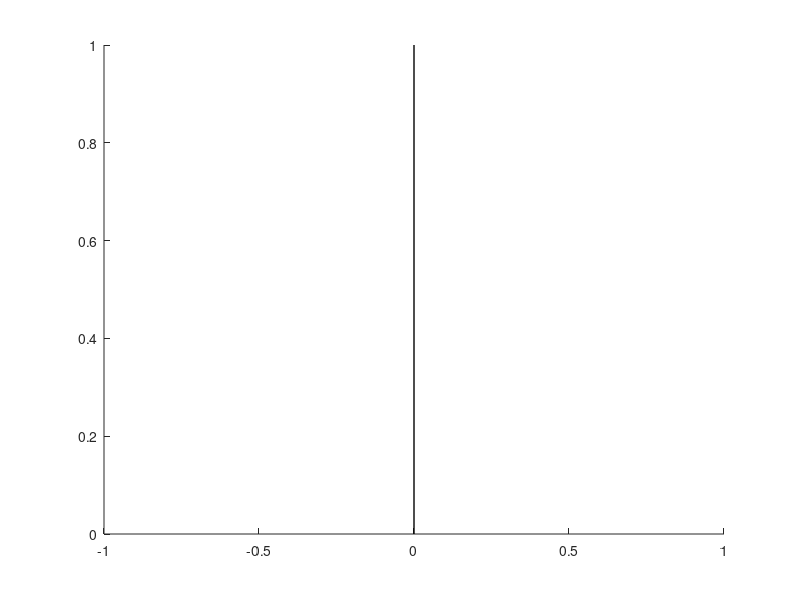

Source code (MATLAB): (Note: this script raises an error after producing the figure.)
%% Jack Lambert
% Chaotic Dynamics Problem Set 3
% Fractal Tree Plot
%% House Keeping 
close all;
clear all;
%% Constants for base
x0 = 0; % x - origin of root
y0 = 0; % y - origin of root
x1 = 0; % x - end point of root
y1 = 1; % y - end point of root

theta_r = 90; % Angle of rotation between left and right branches and root
theta_l = theta_r;
level = 8; % Levels of branches 

%% Part b.)

% Eaxtly half
sl = 0.5; % Scalling factor of left root
sr = sl; % Scalling factor of right root

figure()
hold on
plot([x0 x1],[y0 y1],'k','Linewidth',1)
Main(x0,y0,x1,y1,sl,sr,theta_r,theta_l,level); 
title('Fractal Tree (s = 0.5)')
hold off

% Slightly Larger than 0.6
sl = 1/sqrt(2); % Scalling factor of left root
sr = sl; % Scalling factor of right root

figure()
hold on
plot([x0 x1],[y0 y1],'k','Linewidth',1)
Main(x0,y0,x1,y1,sl,sr,theta_r,theta_l,level);
title('Fractal Tree $(s = 1/\sqrt{(2)})$','Interpreter','latex')
hold off

% Smaller than 0.5
sl = 0.01; % Scalling factor of left root
sr = sl; % Scalling factor of right root


figure()
hold on
plot([x0 x1],[y0 y1],'k','Linewidth',1)
Main(x0,y0,x1,y1,sl,sr,theta_r,theta_l,level);
title('Fractal Tree (s = 0.47)')
hold off